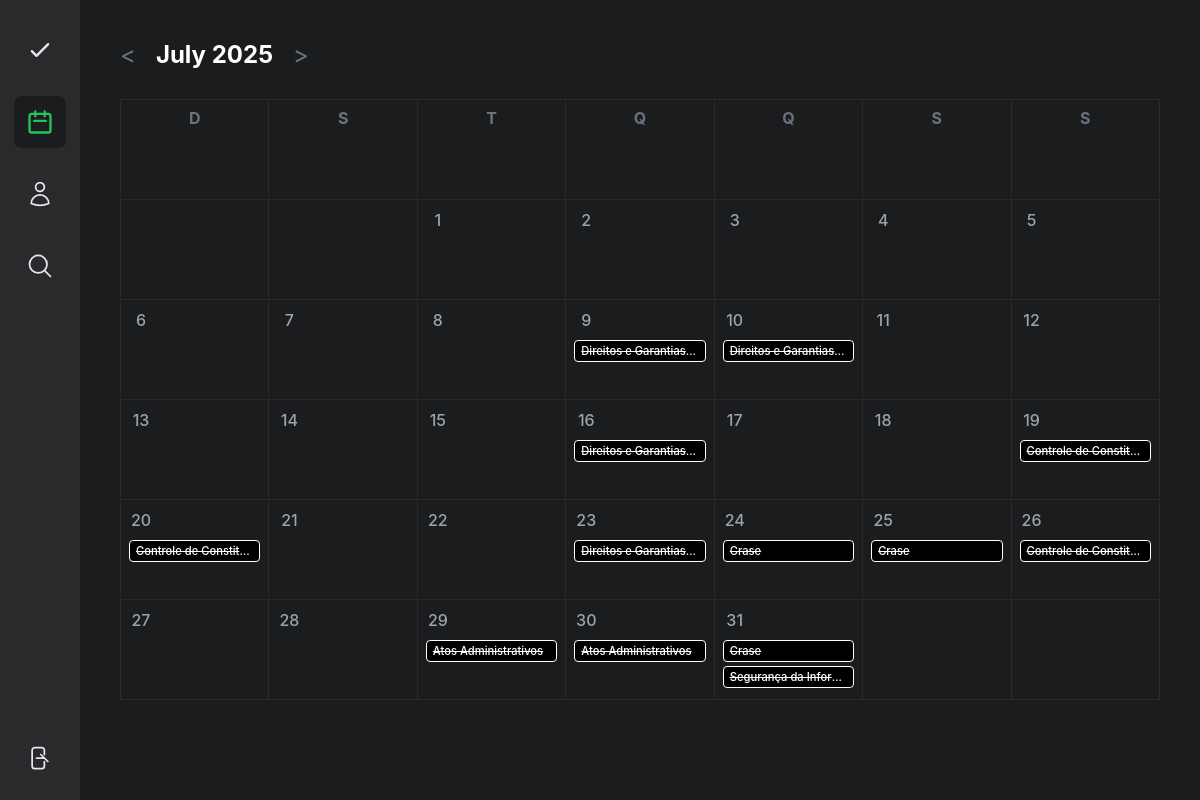
Screenshot of /calendario.php?mes=7&ano=2025 (signed in) with the database file from the repository.
### tables this page shows
CREATE TABLE `revisoes` (
  `id` int(11) NOT NULL,
  `assunto_id` int(11) NOT NULL,
  `dia_revisao` int(11) NOT NULL,
  `data_revisao` date NOT NULL,
  `feita` tinyint(1) DEFAULT 0
);

CREATE TABLE `assuntos` (
  `id` int(11) NOT NULL,
  `user_id` int(11) NOT NULL,
  `titulo` varchar(200) NOT NULL,
  `descricao` text DEFAULT NULL,
  `criado_em` date NOT NULL DEFAULT curdate(),
  `tags` varchar(255) DEFAULT NULL
);

### calendario.php (the view, shortened to what this page needs)
<?php
require 'config.php';
$usuario_id = $_SESSION['user_id'];
$mes = isset($_GET['mes']) ? (int)$_GET['mes'] : date('n');
$ano = isset($_GET['ano']) ? (int)$_GET['ano'] : date('Y');
$primeiro_dia_timestamp = mktime(0, 0, 0, $mes, 1, $ano);
$dias_no_mes = date('t', $primeiro_dia_timestamp);
$dia_semana_comeca = date('w', $primeiro_dia_timestamp);
$mes_anterior = $mes - 1;
$ano_anterior = $ano;
$mes_proximo = $mes + 1;
$ano_proximo = $ano;
$nome_mes = strftime('%B', $primeiro_dia_timestamp);
$hoje = date('Y-m-d');
$sql_revisoes = "SELECT r.data_revisao, r.feita, a.titulo, t.nome as tag_nome
                 FROM revisoes r
                 JOIN assuntos a ON r.assunto_id = a.id
                 LEFT JOIN assunto_tag at ON a.id = at.assunto_id
                 LEFT JOIN tags t ON at.tag_id = t.id
                 WHERE a.user_id = ? AND MONTH(r.data_revisao) = ? AND YEAR(r.data_revisao) = ?";
$stmt = $pdo->prepare($sql_revisoes);
$stmt->execute([$usuario_id, $mes, $ano]);
$revisoes_do_mes = $stmt->fetchAll();
$eventos_por_dia = [];
foreach ($revisoes_do_mes as $revisao) {
    $dia = date('j', strtotime($revisao['data_revisao']));
    $eventos_por_dia[$dia][] = $revisao;
}
$sql_materias = "SELECT DISTINCT t.nome FROM tags t JOIN assunto_tag at ON t.id = at.tag_id JOIN assuntos a ON at.assunto_id = a.id WHERE a.user_id = ? ORDER BY t.nome ASC";
$stmt_materias = $pdo->prepare($sql_materias);
$stmt_materias->execute([$usuario_id]);
$materias = $stmt_materias->fetchAll(PDO::FETCH_COLUMN);
$cores_disponiveis = ['#FBBF24', '#60A5FA', '#F87171', '#4ADE80', '#818CF8', '#A78BFA'];
$cores_materias = [];
foreach($materias as $i => $materia){
    $cores_materias[$materia] = $cores_disponiveis[$i % count($cores_disponiveis)];
}
?>
<!DOCTYPE html>
<html lang="pt-br">
<head>
</head>
<body>
    <div class="main-grid">
        <aside class="nav-icons">
            <div class="nav-icons-top">
                <a href="dashboard.php" title="Dashboard">
                    <svg fill="none" stroke="currentColor" viewBox="0 0 24 24"><path stroke-linecap="round" stroke-linejoin="round" stroke-width="2" d="M5 13l4 4L19 7"></path></svg>
                </a>
                <a href="#" class="active" title="Calendário">
                    <svg fill="none" stroke="currentColor" viewBox="0 0 24 24"><path stroke-linecap="round" stroke-linejoin="round" stroke-width="2" d="M8 7V3m8 4V3m-9 8h10M5 21h14a2 2 0 002-2V7a2 2 0 00-2-2H5a2 2 0 00-2 2v12a2 2 0 002 2z"></path></svg>
                </a>
                 <a href="perfil.php" title="Perfil">
                    <svg fill="none" stroke="currentColor" viewBox="0 0 24 24" stroke-width="1.5"><path stroke-linecap="round" stroke-linejoin="round" d="M15.75 6a3.75 3.75 0 11-7.5 0 3.75 3.75 0 017.5 0zM4.501 20.118a7.5 7.5 0 0114.998 0A17.933 17.933 0 0112 21.75c-2.676 0-5.216-.584-7.499-1.632z" /></svg>
                </a>
                <a href="busca.php" title="Busca">
                    <svg fill="none" stroke="currentColor" viewBox="0 0 24 24" stroke-width="1.5"><path stroke-linecap="round" stroke-linejoin="round" d="M21 21l-5.197-5.197m0 0A7.5 7.5 0 105.196 5.196a7.5 7.5 0 0010.607 10.607z" /></svg>
                </a>
            </div>
            <div class="nav-icons-bottom">
                <a href="logout.php" title="Sair">
                    <svg fill="none" stroke="currentColor" viewBox="0 0 24 24" stroke-width="1.5"><path stroke-linecap="round" stroke-linejoin="round" d="M15.75 9V5.25A2.25 2.25 0 0013.5 3h-6a2.25 2.25 0 00-2.25 2.25v13.5A2.25 2.25 0 007.5 21h6a2.25 2.25 0 002.25-2.25V15m3 0l-3-3m0 0l-3-3m3 3H9" /></svg>
                </a>
            </div>
        </aside>
        <main class="calendar-container">
            <header class="calendar-header">
                <a class="nav-arrow" href="?mes=<?= $mes_anterior ?>&ano=<?= $ano_anterior ?>">&lt;</a>
                <h1><?= htmlspecialchars(ucfirst($nome_mes)) . ' ' . $ano ?></h1>
                <a class="nav-arrow" href="?mes=<?= $mes_proximo ?>&ano=<?= $ano_proximo ?>">&gt;</a>
            </header>
            <div class="calendar-grid">
                <div class="weekday">D</div><div class="weekday">S</div><div class="weekday">T</div><div class="weekday">Q</div><div class="weekday">Q</div><div class="weekday">S</div><div class="weekday">S</div>
                <?php
                for ($i = 0; $i < $dia_semana_comeca; $i++) { echo '<div></div>'; }
                for ($dia = 1; $dia <= $dias_no_mes; $dia++) {
                    $classes_celula = 'day-cell';
                    echo '<div class="' . $classes_celula . '">';
                    echo '<span class="day-number">' . $dia . '</span>';
                    if (isset($eventos_por_dia[$dia])) {
                        foreach ($eventos_por_dia[$dia] as $evento) {
                            $cor_fundo = '#555';
                            $cor_texto = 'var(--bg-darkest)';
                            $estilo_extra = '';
                            if ($evento['feita'] == 1 || ($evento['data_revisao'] < $hoje && $evento['feita'] == 0)) {
                                $cor_fundo = '#000000';
                                $cor_texto = '#FFFFFF';
                                $estilo_extra = 'border: 1px solid #FFFFFF; text-decoration: line-through;';
                            } else {
                                $cor_fundo = isset($evento['tag_nome']) ? ($cores_materias[$evento['tag_nome']] ?? '#555') : '#555';
                            }
                            echo '<div class="event-pill" style="background-color:' . $cor_fundo . '; color:' . $cor_texto . ';' . $estilo_extra . '" title="' . htmlspecialchars($evento['titulo']) . '">'
                                 . htmlspecialchars($evento['titulo'])
                                 . '</div>';
                        }
                    }
                    echo '</div>';
                }
                $total_celulas = $dia_semana_comeca + $dias_no_mes;
                $celulas_finais = (7 - ($total_celulas % 7)) % 7;
                for ($i = 0; $i < $celulas_finais; $i++) { echo '<div></div>'; }
                ?>
            </div>
        </main>
    </div>
</body>
</html>

### calendario.php (style rules this page uses)
:root { --bg-darkest: #282A2C; --bg-darker: #1B1C1D; --bg-dark: #282A2C; --text-light: #E5E7EB; --text-normal: #9CA3AF; --text-dark: #6B7280; --accent-yellow: #FBBF24; --accent-red: #F87171; --accent-green: #22C55E; --accent-blue: #3B82F6; }
* { margin: 0; padding: 0; box-sizing: border-box; }
body { font-family: -apple-system, BlinkMacSystemFont, "Segoe UI", Roboto, Helvetica, Arial, sans-serif; background-color: var(--bg-darker); color: var(--text-light); }
a { color: inherit; text-decoration: none; }
.main-grid { display: grid; grid-template-columns: 80px 1fr; height: 100vh; }
.nav-icons { background-color: var(--bg-dark); border-right: 1px solid var(--bg-dark); padding: 24px 0; display: flex; flex-direction: column; align-items: center; justify-content: space-between; }
.nav-icons-top { display: flex; flex-direction: column; align-items: center; gap: 20px; }
.nav-icons a { padding: 12px; border-radius: 8px; line-height: 0; transition: background-color 0.2s; }
.nav-icons a.active { background-color: var(--bg-darker); }
.nav-icons svg { width: 28px; height: 28px; }
.nav-icons .active svg { color: var(--accent-green); }
.calendar-container { padding: 40px; background-color: var(--bg-darker); }
.calendar-header { display: flex; align-items: center; justify-content: flex-start; margin-bottom: 30px; }
.calendar-header h1 { font-size: 1.5rem; text-transform: capitalize; color: white; margin: 0 20px; }
.calendar-header .nav-arrow { font-size: 1.5rem; color: var(--text-dark); transition: color 0.2s; }
.calendar-grid { display: grid; grid-template-columns: repeat(7, 1fr); border-top: 1px solid var(--bg-dark); border-left: 1px solid var(--bg-dark); }
.calendar-grid > div { min-height: 100px; padding: 8px; border-right: 1px solid var(--bg-dark); border-bottom: 1px solid var(--bg-dark); overflow: hidden; transition: background-color 0.2s; }
.weekday { font-weight: bold; color: var(--text-dark); text-align: center; min-height: auto; padding: 12px 8px; }
.day-cell { display: flex; flex-direction: column; gap: 4px; }
.day-number { font-weight: 500; color: var(--text-normal); margin-bottom: 4px; width: 24px; height: 24px; display: flex; align-items: center; justify-content: center; transition: all 0.2s; }
.event-pill { font-size: 0.7rem; font-weight: 500; padding: 3px 6px; border-radius: 4px; white-space: nowrap; overflow: hidden; text-overflow: ellipsis; color: var(--bg-darkest); }

### rows the page displays
revisoes: assunto.titulo "Direitos e Garantias…"
revisoes: assunto.titulo "Direitos e Garantias…"
revisoes: assunto.titulo "Direitos e Garantias…"
revisoes: assunto.titulo "Controle de Constit…"
revisoes: assunto.titulo "Controle de Constit…"
revisoes: assunto.titulo "Direitos e Garantias…"
revisoes: assunto.titulo "Crase"
revisoes: assunto.titulo "Crase"
revisoes: assunto.titulo "Controle de Constit…"
revisoes: assunto.titulo "Atos Administrativos"
revisoes: assunto.titulo "Atos Administrativos"
revisoes: assunto.titulo "Crase"
revisoes: assunto.titulo "Segurança da Infor…"

### other values shown
$nome_mes "July"
$ano "2025"
